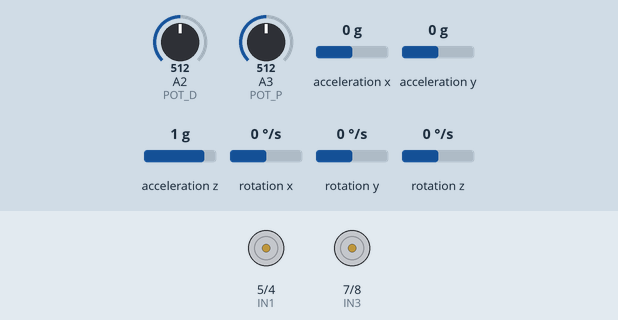
Simulated run of this sketch. Board: Arduino Uno, built with avr-gcc and run on an emulated ATmega328P. Parts: motor-driver pin pairs drawn as motors (green arrow = first pin HIGH = forward, orange = second pin HIGH = backward, longer = more drive, scaled by the enable pin). Wiring (inferred from the names in the program): MPU-9250 motion sensor at I2C address 0x68. Inputs (shaded band) come from the test bench; at power-on: A2 (POT_D) = 512, A3 (POT_P) = 512, acceleration x 0 g, acceleration y 0 g, acceleration z 1 g, rotation x 0 °/s, rotation y 0 °/s, rotation z 0 °/s. What the sketch prints to the serial monitor is not drawn.

Above: at 0.7 s.
At 45.7 s:
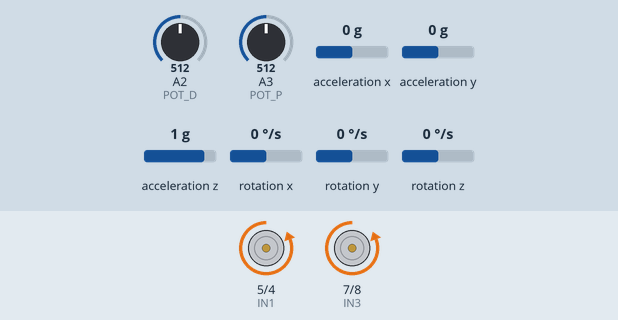
Timing chart, 0 to 47.2 s (numbered marks = the images above):
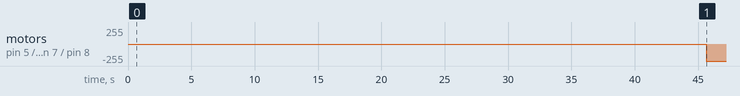

The sketch:

main.ino
```cpp
#include "mpu_madgwick.h"

#include <SoftwareSerial.h>

// Motor control pins
#define ENA 6  // Enable pin for Motor A
#define IN1 5  // Input 1 for Motor A
#define IN2 4  // Input 2 for Motor A
#define ENB 9  // Enable pin for Motor B
#define IN3 7  // Input 1 for Motor B
#define IN4 8  // Input 2 for Motor B

// Potentiometer pins
#define POT_P A3  // Potentiometer for kp
#define POT_D A2  // Potentiometer for kd

// Define Bluetooth RX & TX pins
SoftwareSerial btSerial(10, 11); // RX, TX for HC-05

// PID constants
float kp = 6.5;
float ki = 0;//9;
float kd = 0.27;
float integral_limit = 10; // Adjust as needed

// Variables
float steadyState = 0.0;
float setpoint = 0.0;
float current_angle = 0.0;
float previous_error = 0.0;
float integral = 0.0;
unsigned long previous_time = 0;
float motor_speed = 0.0;
float acceleration_factor = 3.5; // Adjust acceleration factor

float Loffset = 0;
float Roffset = 0;
int speed = 50;


void setup() {
  imu_setup();
  btSerial.begin(9600);    // HC-05 Bluetooth module
  Serial.begin(2000000);

  pinMode(ENA, OUTPUT);
  pinMode(IN1, OUTPUT);
  pinMode(IN2, OUTPUT);
  pinMode(ENB, OUTPUT);
  pinMode(IN3, OUTPUT);
  pinMode(IN4, OUTPUT);

  unsigned long Time = millis();
  while (millis() - Time < 40000) {
    unsigned long Time1 = millis();
    ins_update_madgwick();
    while (millis() - Time1 < 10);
  }

  Time = millis();
  double totalAngle = 0;
  int count = 0;
  while (millis() - Time < 5000) {
    unsigned long Time2 = millis();
    ins_update_madgwick();
    totalAngle += ypr.roll;
    count++;
    while (millis() - Time2 < 10);
  }
  steadyState = totalAngle / count;
}

void loop() {
  unsigned long Time = millis();

  if (btSerial.available()) {
    char command = btSerial.read();
    Serial.print("Received: ");
    Serial.println(command);


    // Add motor control based on command
    if (command == 'F') {
      setpoint = steadyState - 8;
      Serial.println("Moving Forward");
    } else if (command == 'B') {
      setpoint = steadyState + 8;
      Serial.println("Moving Backward");
    } else if (command == 'L') {
      Loffset = -speed;
      Roffset = speed;
      Serial.println("Turning Left");
    } else if (command == 'R') {
      Loffset = speed;
      Roffset = -speed;
      Serial.println("Turning Right");
    } else {
      setpoint = steadyState;
      Loffset = 0;
      Roffset = 0;
      Serial.println("Stopping");
    }
  }

  kp = map(analogRead(POT_P), 0, 1023, 100, 2000) / 100.0;
  kd = map(analogRead(POT_D), 0, 1023, 1, 100) / 100.0;

  ins_update_madgwick();
  current_angle = ypr.roll;

  float error = setpoint - current_angle;
  unsigned long current_time = millis();
  float delta_time = (current_time - previous_time) / 1000.0;

  integral += error * delta_time;
  if (ki * integral > integral_limit) integral = integral_limit / ki;
  else if (ki * integral < -integral_limit) integral = -integral_limit / ki;

  float derivative = (error - previous_error) / delta_time;
  float output = kp * error + ki * integral + kd * derivative;

  previous_error = error;
  previous_time = current_time;

  float motor_speed = output * acceleration_factor;
  // motor_speed += acceleration * delta_time;


  float Lspeed = motor_speed;
  float Rspeed = motor_speed;

  setMotorSpeed(Lspeed+Loffset, Rspeed+Roffset);

  Serial.print(setpoint);
  Serial.print("     ");
  Serial.print(current_angle);
  Serial.print("     ");
  Serial.print(kp);
  Serial.print("     ");
  Serial.print(kd);
  Serial.print("     ");
  Serial.print(ki * integral);
  Serial.println("    ");

  while (millis() - Time < 10);
}

void setMotorSpeed(float Lspeed, float Rspeed) {
  int Lpwm = abs(Lspeed);//+15;
  Lpwm = constrain(Lpwm, 0, 255);
  int Rpwm = abs(Rspeed);
  Rpwm = constrain(Rpwm, 0, 255);


  // Left motor control
  if (Lspeed > 0) {
    analogWrite(ENA, Lpwm);
    digitalWrite(IN1, HIGH);
    digitalWrite(IN2, LOW);
  } else if (Lspeed < 0) {
    analogWrite(ENA, Lpwm);
    digitalWrite(IN1, LOW);
    digitalWrite(IN2, HIGH);
  } else {
    analogWrite(ENA, 0);
    digitalWrite(IN1, LOW);
    digitalWrite(IN2, LOW);
  }

  // Right motor control
  if (Rspeed > 0) {
    analogWrite(ENB, Rpwm);
    digitalWrite(IN3, HIGH);
    digitalWrite(IN4, LOW);
  } else if (Rspeed < 0) {
    analogWrite(ENB, Rpwm);
    digitalWrite(IN3, LOW);
    digitalWrite(IN4, HIGH);
  } else {
    analogWrite(ENB, 0);
    digitalWrite(IN3, LOW);
    digitalWrite(IN4, LOW);
  }
}
```

MPU9250.h
```cpp
// (licence header left out)
#ifndef MPU9250_h
#define MPU9250_h

#include "Arduino.h"
#include "Wire.h"    // I2C library
#include "SPI.h"     // SPI library

class MPU9250{
  public:
    enum GyroRange
    {
      GYRO_RANGE_250DPS,
      GYRO_RANGE_500DPS,
      GYRO_RANGE_1000DPS,
      GYRO_RANGE_2000DPS
    };
    enum AccelRange
    {
      ACCEL_RANGE_2G,
      ACCEL_RANGE_4G,
      ACCEL_RANGE_8G,
      ACCEL_RANGE_16G
    };
    enum DlpfBandwidth
    {
      DLPF_BANDWIDTH_184HZ,
      DLPF_BANDWIDTH_92HZ,
      DLPF_BANDWIDTH_41HZ,
      DLPF_BANDWIDTH_20HZ,
      DLPF_BANDWIDTH_10HZ,
      DLPF_BANDWIDTH_5HZ
    };
    enum LpAccelOdr
    {
      LP_ACCEL_ODR_0_24HZ = 0,
      LP_ACCEL_ODR_0_49HZ = 1,
      LP_ACCEL_ODR_0_98HZ = 2,
      LP_ACCEL_ODR_1_95HZ = 3,
      LP_ACCEL_ODR_3_91HZ = 4,
      LP_ACCEL_ODR_7_81HZ = 5,
      LP_ACCEL_ODR_15_63HZ = 6,
      LP_ACCEL_ODR_31_25HZ = 7,
      LP_ACCEL_ODR_62_50HZ = 8,
      LP_ACCEL_ODR_125HZ = 9,
      LP_ACCEL_ODR_250HZ = 10,
      LP_ACCEL_ODR_500HZ = 11
    };
    MPU9250(TwoWire &bus,uint8_t address);
    MPU9250(SPIClass &bus,uint8_t csPin);
    int begin();
    int setAccelRange(AccelRange range);
    int setGyroRange(GyroRange range);
    int setDlpfBandwidth(DlpfBandwidth bandwidth);
    int setSrd(uint8_t srd);
    int enableDataReadyInterrupt();
    int disableDataReadyInterrupt();
    int enableWakeOnMotion(float womThresh_mg,LpAccelOdr odr);
    int readSensor();
    float getAccelX_mss();
    float getAccelY_mss();
    float getAccelZ_mss();
    float getGyroX_rads();
    float getGyroY_rads();
    float getGyroZ_rads();
    float getMagX_uT();
    float getMagY_uT();
    float getMagZ_uT();
    float getTemperature_C();

    int calibrateGyro();
    float getGyroBiasX_rads();
    float getGyroBiasY_rads();
    float getGyroBiasZ_rads();
    void setGyroBiasX_rads(float bias);
    void setGyroBiasY_rads(float bias);
    void setGyroBiasZ_rads(float bias);
    int calibrateAccel();
    float getAccelBiasX_mss();
    float getAccelScaleFactorX();
    float getAccelBiasY_mss();
    float getAccelScaleFactorY();
    float getAccelBiasZ_mss();
    float getAccelScaleFactorZ();
    void setAccelCalX(float bias,float scaleFactor);
    void setAccelCalY(float bias,float scaleFactor);
    void setAccelCalZ(float bias,float scaleFactor);
    int calibrateMag();
    float getMagBiasX_uT();
    float getMagScaleFactorX();
    float getMagBiasY_uT();
    float getMagScaleFactorY();
    float getMagBiasZ_uT();
    float getMagScaleFactorZ();
    void setMagCalX(float bias,float scaleFactor);
    void setMagCalY(float bias,float scaleFactor);
    void setMagCalZ(float bias,float scaleFactor);
  protected:
    // i2c
    uint8_t _address;
    TwoWire *_i2c;
    const uint32_t _i2cRate = 400000; // 400 kHz
    size_t _numBytes; // number of bytes received from I2C
    // spi
    SPIClass *_spi;
    uint8_t _csPin;
    bool _useSPI;
    bool _useSPIHS;
    const uint8_t SPI_READ = 0x80;
    const uint32_t SPI_LS_CLOCK = 1000000;  // 1 MHz
    const uint32_t SPI_HS_CLOCK = 15000000; // 15 MHz
    // track success of interacting with sensor
    int _status;
    // buffer for reading from sensor
    uint8_t _buffer[21];
    // data counts
    int16_t _axcounts,_aycounts,_azcounts;
    int16_t _gxcounts,_gycounts,_gzcounts;
    int16_t _hxcounts,_hycounts,_hzcounts;
    int16_t _tcounts;
    // data buffer
    float _ax, _ay, _az;
    float _gx, _gy, _gz;
    float _hx, _hy, _hz;
    float _t;
    // wake on motion
    uint8_t _womThreshold;
    // scale factors
    float _accelScale;
    float _gyroScale;
    float _magScaleX, _magScaleY, _magScaleZ;
    const float _tempScale = 333.87f;
    const float _tempOffset = 21.0f;
    // configuration
    AccelRange _accelRange;
    GyroRange _gyroRange;
    DlpfBandwidth _bandwidth;
    uint8_t _srd;
    // gyro bias estimation
    size_t _numSamples = 100;
    double _gxbD, _gybD, _gzbD;
    float _gxb, _gyb, _gzb;
    // accel bias and scale factor estimation
    double _axbD, _aybD, _azbD;
    float _axmax, _aymax, _azmax;
    float _axmin, _aymin, _azmin;
    float _axb, _ayb, _azb;
    float _axs = 1.0f;
    float _ays = 1.0f;
    float _azs = 1.0f;
    // magnetometer bias and scale factor estimation
    uint16_t _maxCounts = 1000;
    float _deltaThresh = 0.3f;
    uint8_t _coeff = 8;
    uint16_t _counter;
    float _framedelta, _delta;
    float _hxfilt, _hyfilt, _hzfilt;
    float _hxmax, _hymax, _hzmax;
    float _hxmin, _hymin, _hzmin;
    float _hxb, _hyb, _hzb;
    float _hxs = 1.0f;
    float _hys = 1.0f;
    float _hzs = 1.0f;
    float _avgs;
    // transformation matrix
    /* transform the accel and gyro axes to match the magnetometer axes */
    const int16_t tX[3] = {0,  1,  0};
    const int16_t tY[3] = {1,  0,  0};
    const int16_t tZ[3] = {0,  0, -1};
    // constants
    const float G = 9.807f;
    const float _d2r = 3.14159265359f/180.0f;
    // MPU9250 registers
    const uint8_t ACCEL_OUT = 0x3B;
    const uint8_t GYRO_OUT = 0x43;
    const uint8_t TEMP_OUT = 0x41;
    const uint8_t EXT_SENS_DATA_00 = 0x49;
    const uint8_t ACCEL_CONFIG = 0x1C;
    const uint8_t ACCEL_FS_SEL_2G = 0x00;
    const uint8_t ACCEL_FS_SEL_4G = 0x08;
    const uint8_t ACCEL_FS_SEL_8G = 0x10;
    const uint8_t ACCEL_FS_SEL_16G = 0x18;
    const uint8_t GYRO_CONFIG = 0x1B;
    const uint8_t GYRO_FS_SEL_250DPS = 0x00;
    const uint8_t GYRO_FS_SEL_500DPS = 0x08;
    const uint8_t GYRO_FS_SEL_1000DPS = 0x10;
    const uint8_t GYRO_FS_SEL_2000DPS = 0x18;
    const uint8_t ACCEL_CONFIG2 = 0x1D;
    const uint8_t ACCEL_DLPF_184 = 0x01;
    const uint8_t ACCEL_DLPF_92 = 0x02;
    const uint8_t ACCEL_DLPF_41 = 0x03;
    const uint8_t ACCEL_DLPF_20 = 0x04;
    const uint8_t ACCEL_DLPF_10 = 0x05;
    const uint8_t ACCEL_DLPF_5 = 0x06;
    const uint8_t CONFIG = 0x1A;
    const uint8_t GYRO_DLPF_184 = 0x01;
    const uint8_t GYRO_DLPF_92 = 0x02;
    const uint8_t GYRO_DLPF_41 = 0x03;
    const uint8_t GYRO_DLPF_20 = 0x04;
    const uint8_t GYRO_DLPF_10 = 0x05;
    const uint8_t GYRO_DLPF_5 = 0x06;
    const uint8_t SMPDIV = 0x19;
    const uint8_t INT_PIN_CFG = 0x37;
    const uint8_t INT_ENABLE = 0x38;
    const uint8_t INT_DISABLE = 0x00;
    const uint8_t INT_PULSE_50US = 0x00;
    const uint8_t INT_WOM_EN = 0x40;
    const uint8_t INT_RAW_RDY_EN = 0x01;
    const uint8_t PWR_MGMNT_1 = 0x6B;
    const uint8_t PWR_CYCLE = 0x20;
    const uint8_t PWR_RESET = 0x80;
    const uint8_t CLOCK_SEL_PLL = 0x01;
    const uint8_t PWR_MGMNT_2 = 0x6C;
    const uint8_t SEN_ENABLE = 0x00;
    const uint8_t DIS_GYRO = 0x07;
    const uint8_t USER_CTRL = 0x6A;
    const uint8_t I2C_MST_EN = 0x20;
    const uint8_t I2C_MST_CLK = 0x0D;
    const uint8_t I2C_MST_CTRL = 0x24;
    const uint8_t I2C_SLV0_ADDR = 0x25;
    const uint8_t I2C_SLV0_REG = 0x26;
    const uint8_t I2C_SLV0_DO = 0x63;
    const uint8_t I2C_SLV0_CTRL = 0x27;
    const uint8_t I2C_SLV0_EN = 0x80;
    const uint8_t I2C_READ_FLAG = 0x80;
    const uint8_t MOT_DETECT_CTRL = 0x69;
    const uint8_t ACCEL_INTEL_EN = 0x80;
    const uint8_t ACCEL_INTEL_MODE = 0x40;
    const uint8_t LP_ACCEL_ODR = 0x1E;
    const uint8_t WOM_THR = 0x1F;
    const uint8_t WHO_AM_I = 0x75;
    const uint8_t FIFO_EN = 0x23;
    const uint8_t FIFO_TEMP = 0x80;
    const uint8_t FIFO_GYRO = 0x70;
    const uint8_t FIFO_ACCEL = 0x08;
    const uint8_t FIFO_MAG = 0x01;
    const uint8_t FIFO_COUNT = 0x72;
    const uint8_t FIFO_READ = 0x74;
    // AK8963 registers
    const uint8_t AK8963_I2C_ADDR = 0x0C;
    const uint8_t AK8963_HXL = 0x03;
    const uint8_t AK8963_CNTL1 = 0x0A;
    const uint8_t AK8963_PWR_DOWN = 0x00;
    const uint8_t AK8963_CNT_MEAS1 = 0x12;
    const uint8_t AK8963_CNT_MEAS2 = 0x16;
    const uint8_t AK8963_FUSE_ROM = 0x0F;
    const uint8_t AK8963_CNTL2 = 0x0B;
    const uint8_t AK8963_RESET = 0x01;
    const uint8_t AK8963_ASA = 0x10;
    const uint8_t AK8963_WHO_AM_I = 0x00;
    // private functions
    int writeRegister(uint8_t subAddress, uint8_t data);
    int readRegisters(uint8_t subAddress, uint8_t count, uint8_t* dest);
    int writeAK8963Register(uint8_t subAddress, uint8_t data);
    int readAK8963Registers(uint8_t subAddress, uint8_t count, uint8_t* dest);
    int whoAmI();
    int whoAmIAK8963();
};

class MPU9250FIFO: public MPU9250 {
  public:
    using MPU9250::MPU9250;
    int enableFifo(bool accel,bool gyro,bool mag,bool temp);
    int readFifo();
    void getFifoAccelX_mss(size_t *size,float* data);
    void getFifoAccelY_mss(size_t *size,float* data);
    void getFifoAccelZ_mss(size_t *size,float* data);
    void getFifoGyroX_rads(size_t *size,float* data);
    void getFifoGyroY_rads(size_t *size,float* data);
    void getFifoGyroZ_rads(size_t *size,float* data);
    void getFifoMagX_uT(size_t *size,float* data);
    void getFifoMagY_uT(size_t *size,float* data);
    void getFifoMagZ_uT(size_t *size,float* data);
    void getFifoTemperature_C(size_t *size,float* data);
  protected:
    // fifo
    bool _enFifoAccel,_enFifoGyro,_enFifoMag,_enFifoTemp;
    size_t _fifoSize,_fifoFrameSize;
    float _axFifo[85], _ayFifo[85], _azFifo[85];
    size_t _aSize;
    float _gxFifo[85], _gyFifo[85], _gzFifo[85];
    size_t _gSize;
    float _hxFifo[73], _hyFifo[73], _hzFifo[73];
    size_t _hSize;
    float _tFifo[256];
    size_t _tSize;
};

#endif
```

MadgwickAHRS.h
```cpp
//=====================================================================================================
// MadgwickAHRS.h
//=====================================================================================================
//
// Implementation of Madgwick's IMU and AHRS algorithms.
// See: https://x-io.co.uk/open-source-imu-and-ahrs-algorithms/
//
// Date			Author          Notes
// 29/09/2011	SOH Madgwick    Initial release
// 02/10/2011	SOH Madgwick	Optimised for reduced CPU load
//
//=====================================================================================================
#ifndef MadgwickAHRS_h
#define MadgwickAHRS_h

//----------------------------------------------------------------------------------------------------
// Variable declaration

extern volatile float q[4];	// quaternion of sensor frame relative to auxiliary frame

//---------------------------------------------------------------------------------------------------
// Function declarations

void MadgwickQuaternionUpdate(float ax, float ay, float az, float gx, float gy, float gz, float mx, float my, float mz, float deltat);

#endif
//=====================================================================================================
// End of file
//=====================================================================================================
```

mpu_madgwick.h
```cpp
#include "MPU9250.h"
#include "MadgwickAHRS.h"


#define GRAVITY 9.802 // The gravity acceleration in New York City

// Calibration outcomes
#define GYRO_X_OFFSET -0.000473712
#define GYRO_Y_OFFSET -0.0000877666
#define GYRO_Z_OFFSET 0.000108979

#define ACCEL_X_OFFSET -1.616102277
#define ACCEL_Y_OFFSET -8.118357627
#define ACCEL_Z_OFFSET -9.279277647


const float magn_ellipsoid_center[3] = {-24.2706, 38.5258, 30.0903};
const float magn_ellipsoid_transform[3][3] = {{0.931626, -0.0172975, 0.0518391}, {-0.0172975, 0.787635, 0.00795392}, {0.0518391, 0.00795392, 0.960569}};

// Set structs for converting result from Quaternion to Euler angles
struct Quaternion {
    float w, x, y, z;
};

struct EulerAngles {
    float roll_e, pitch_e, yaw_e;
};

struct YPR {
  float yaw, pitch, roll;
};

struct Gravity {
  double x,y,z;
};


extern float accel[3];  // Actually stores the NEGATED acceleration (equals gravity, if board not moving).
extern float magnetom[3];
extern float gyro[3];


extern Quaternion qua;
//extern EulerAngles eul;
extern YPR ypr;
//extern Gravity gravity;

extern float yaw_linear[2];   // stores linear yaw angle and linear yaw rate


void imu_read();
void compensate_imu_errors();
void Matrix_Vector_Multiply(const float a[3][3], const float b[3], float out[3]);
void sendToPC(float* data1, float* data2, float* data3);
EulerAngles ToEulerAngles(Quaternion q);
void toYPR(Quaternion q);
void imu_setup();
void ins_update_madgwick();
void yaw_linearizer(float yaw_j, float yaw_k);
```

Source omitted: MPU9250.cpp (34440 bytes), MadgwickAHRS.cpp (4863 bytes), mpu_madgwick.cpp (5134 bytes)

Measured:
- by itself, motor on pin 5 (IN1) / pin 4 (IN2), motor on pin 7 (IN3) / pin 8 (IN4): stopped → backward 255/255 at 45.6 s
